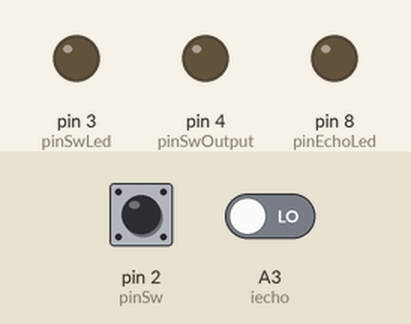
Recording of a sketch running on a simulated Arduino Uno, built with avr-gcc and run on an emulated ATmega328P. Parts: output pins drawn as LEDs (lit = HIGH). The inputs (shaded band) are chosen by the test bench; at power-on: pin 2 (pinSw) LOW, A3 (iecho) LOW. What the sketch prints to the serial monitor is not drawn.

Above: at 0.1 s.
At 1.2 s:
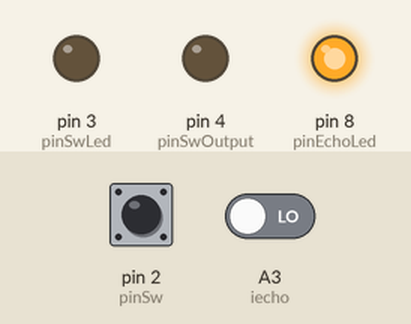
1.3 s: pin 2 (pinSw) pulled HIGH for 3.2 s
At 3.9 s:
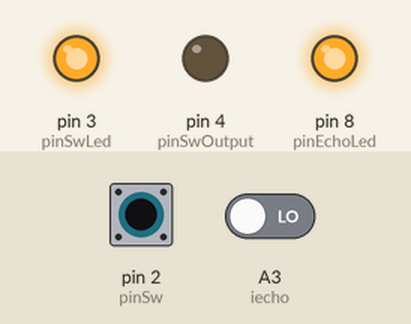
Timing chart, 0 to 5.4 s (numbered marks = the images above; inputs shaded):
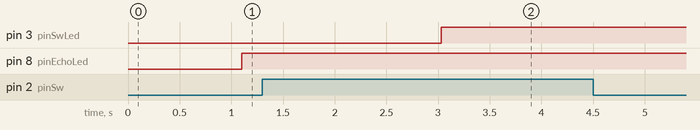

Measured:
- after the input at 1.3 s, pin 3 (pinSwLed): LOW → HIGH after 1.7 s

The sketch:

Empathygo.ino
```cpp
#define pinSw 2
#define pinSwLed 3
#define pinSwOutput 4//~微動開關輸出
boolean switchState = false;
#define Itrig A2
#define iecho A3
#define distance 20 //玩家與超音波的距離
#define pinTrig 11 //超音波發射腳
#define pinEcho 12 //超音波接收腳
#define pinEchoLed 8 //LED顯示
#define pinEchoOutput 9 //~聲波輸出

#include <SoftwareSerial.h>//for I2C
SoftwareSerial wifi(A4, A5);
unsigned long duration, cm;
unsigned long before, after;

int val = analogRead(A5);

void setup() {
  Serial.begin(9600);
  wifi.begin(4800);
  //---------微動開關----------
  pinMode(pinSw, INPUT);
  pinMode(pinSwLed, OUTPUT);
  pinMode(pinSwOutput, OUTPUT);
  Serial.print("HI!! THIS IS ampathyGOGOGO");
  //---------超音波--------------
  pinMode(pinTrig, OUTPUT);
  pinMode(pinEcho, INPUT);
  pinMode(pinEchoLed, OUTPUT);
  pinMode(pinEchoOutput, OUTPUT);
  digitalWrite(pinTrig, LOW);
  digitalWrite(pinEchoLed, LOW);
  //---------90秒---------------
}
String sendserver = "";
void loop() {
  String t = "";
  sendserver = "";
  if (val > 300)
  {
    before = millis();
  }
  if (read_switch() || counter())
  {
    digitalWrite(pinSwLed, HIGH);
    //digitalWrite(pinSwOutput, HIGH);
    t = "&u3=1&";
  } else {
    t = "&u3=0&";
  }
  sendserver += t;
  t = "";
  if (read_Trig() )
  {
    Serial.println("近來ㄌ");
    digitalWrite(pinEchoLed, HIGH);
    // digitalWrite(pinEchoOutput, HIGH);
    t = "u2=1&";
  } else {
    t = "u2=0&";
  }
  sendserver += t;
  t = "";
  if (read_interance()) {
    t = "s=1";
  } else {
    t = "s=0";
  }
  sendserver += t;
  wifi.print(sendserver);
  Serial.println(sendserver);
  delay(800);
}

boolean read_Trig() {// 入口
  digitalWrite(Itrig, HIGH);
  delayMicroseconds(10);
  digitalWrite(Itrig, LOW);

  duration = pulseIn(iecho, HIGH);

  cm = duration / 58; //聲波前進一公分需要58微秒
  Serial.print(cm);
  Serial.println("   in cm");
  delay(100);
  if (cm < 60) //距離小於20cm時LED會亮
  {
    //digitalWrite(pinEchoLed, HIGH);
    return true;
  }
  else
  {
    return false;
  }

}

boolean read_interance() {//L
  digitalWrite(Itrig, HIGH);
  delayMicroseconds(10);
  digitalWrite(Itrig, LOW);

  duration = pulseIn(iecho, HIGH);

  cm = duration / 58; //聲波前進一公分需要58微秒

  if (cm < distance) //距離小於20cm時LED會亮
  {
    digitalWrite(pinEchoLed, HIGH);

    delay(100);
    return true;
  }
  else
  {
    delay(100);
    return false;
  }
}

boolean read_switch() {
  switchState = digitalRead(pinSw);
  if (switchState)
    return true;
  else
    return false;
}

boolean counter() {
  after = millis();
  if (after - before > 90000)
    return true;
  else
    return false;
}
```
